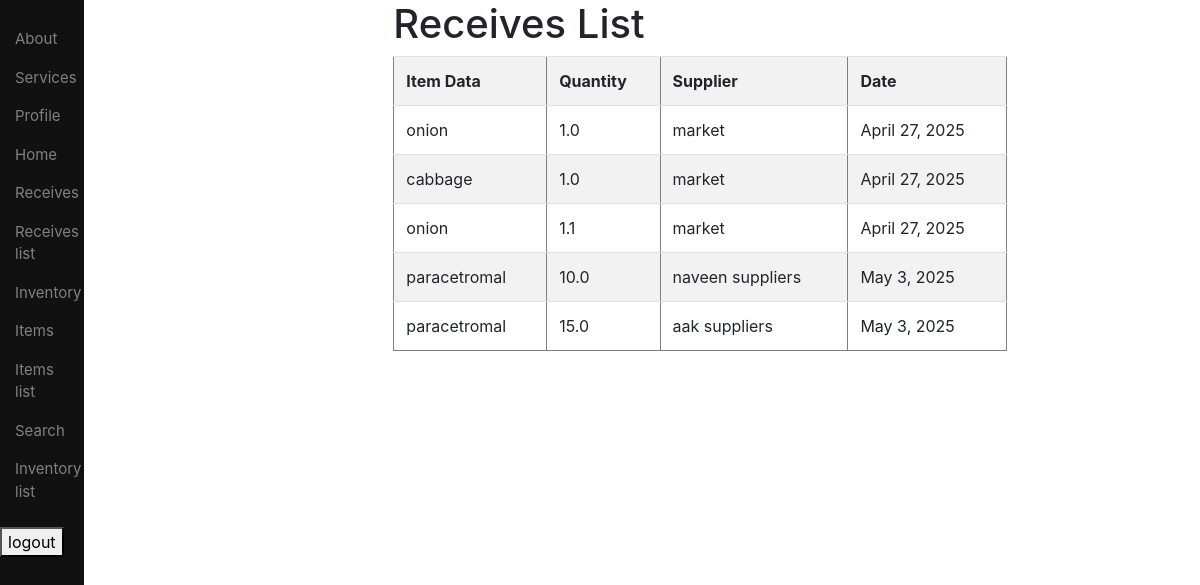
Screenshot of /display/ (signed in) with the database file from the repository.
### users/models.py (models this page shows)
class receiveModel(models.Model):
    item_data = models.CharField(max_length=100)
    quantity = models.FloatField()
    supplier = models.CharField(max_length=100)
    received_date = models.DateField()

### users/views.py (the view)
# urls.py: path('display/', views.display, name='display'),
def display(request):
    data = receiveModel.objects.all()
    return render(request, 'users/display.html', {'data': data})

### users/templates/users/display.html (shortened to what this page needs)
{% extends "users/base.html" %}
{% load crispy_forms_tags %}
{% block content %}
{% if user.is_authenticated %}
    <div class="container">
        <h1>Receives List</h1>
        <table border="1" class="table table-striped">
            <tr>
                <th>Item Data</th>
                <th>Quantity</th>
                <th>Supplier</th>
                <th>Date</th>
            </tr>
            {% for obj in data %}
            <tr>
                <td>{{ obj.item_data }}</td>
                <td>{{ obj.quantity }}</td>
                <td>{{ obj.supplier }}</td>
                <td>{{ obj.received_date }}</td>
            </tr>
            {% endfor %}
        </table>
    </div>
{% else %}
        <h1>Welcome to our website</h1>
        <h5>Please login or register to access more features.</h5>
{% endif %}
{% endblock%}

### users/templates/users/base.html (shortened to what this page needs)
<!DOCTYPE html>
<html lang="en">
  <head>
    <link rel="stylesheet" href="https://cdn.jsdelivr.net/npm/bootstrap@4.3.1/dist/css/bootstrap.min.css">
  </head>
  <body>
    <div class="sidenav">
        <a href="/about">About</a>
        <a href="/services">Services</a>
        {% if user.is_authenticated %}
            <a href="/profile">Profile</a>
            <a href="/home">Home</a>
            <a href="/receives">Receives</a>
            <a href="/display">Receives list</a>
            <a href="/inventory">Inventory</a>
            <a href="/items">Items</a>
            <a href="/listitems">Items list</a>
            <a href="search">Search</a>
            <a href="inventory_list">Inventory list</a>
            <p>
                <form method="post" action="{% url 'logout' %}">
                <button type="submit">logout</button>
            </form></p>
        {% else %}
            <a href="{% url 'login' %}">login</a>
            <a href="/register">Register</a>
        {% endif %}
    </div>
    <div id="content", name="header", class="main">
      <div class="row justify-content-center">
        <div class="col-8">
                    {% block content %}
                    {% endblock %}
      </div>
    </div>
  </body>
</html>

### users/templates/users/base.html (style rules this page uses)
.sidenav { height: 100%; width: 7%; position: fixed; z-index: 1; top: 0; left: 0; background-color: #111; overflow-x: hidden; padding-top: 20px; }
.sidenav a { padding: 8px 8px 8px 15px; text-decoration: none; font-size: 15px; color: #818181; display: block; }
.main { margin-left: 200px; padding: 0px 10px; }

### rows the page displays
receiveModel: item_data "onion", quantity "1.0", supplier "market", received_date "April 27, 2025"
receiveModel: item_data "cabbage", quantity "1.0", supplier "market", received_date "April 27, 2025"
receiveModel: item_data "onion", quantity "1.1", supplier "market", received_date "April 27, 2025"
receiveModel: item_data "paracetromal", quantity "10.0", supplier "naveen suppliers", received_date "May 3, 2025"
receiveModel: item_data "paracetromal", quantity "15.0", supplier "aak suppliers", received_date "May 3, 2025"
